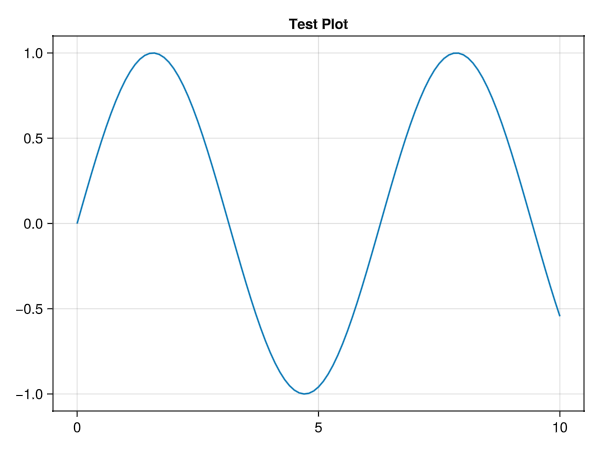

Generate this figure with Julia:
using GLMakie

f = Figure()
ax = Axis(f[1, 1], title="Test Plot")
lines!(ax, 0:0.1:10, sin)
f
save("visualisations/test_plot.png", f)
